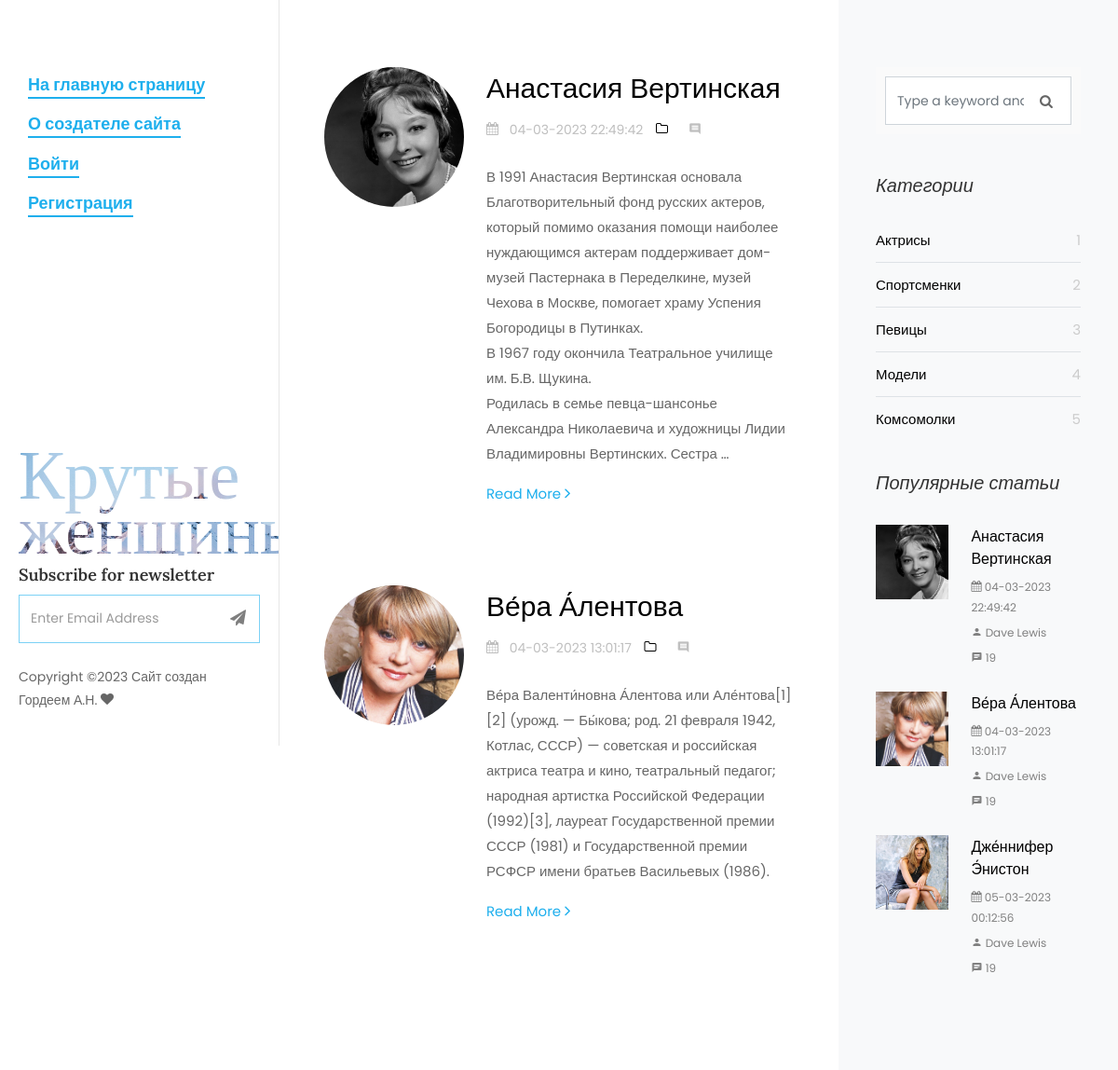
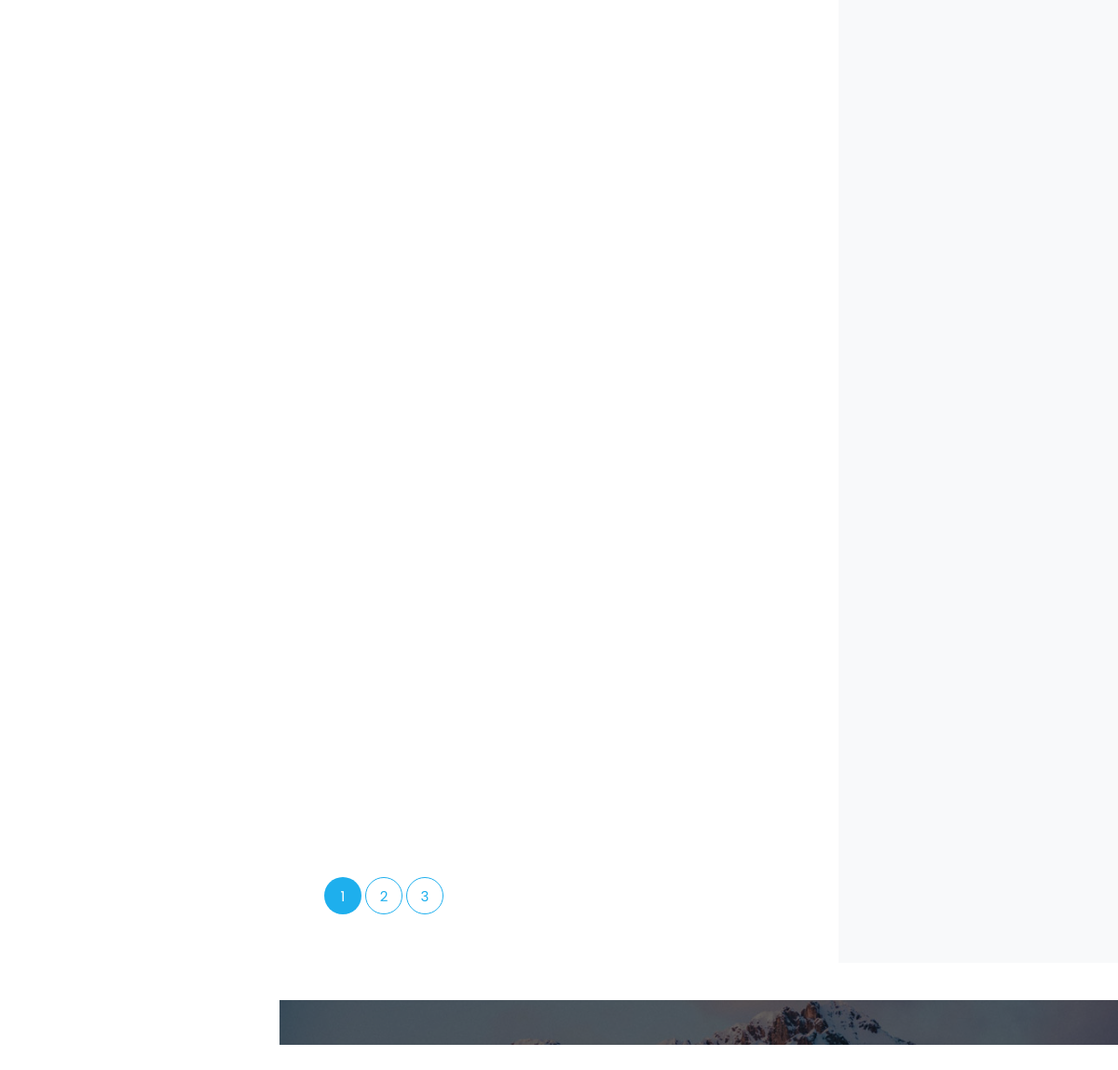
/cats/aktrisy/, run on the app's committed database (2 pictures, top to bottom).
### women/models.py (models this page shows, shortened)
class Women(models.Model):
    objects = None
    title = models.CharField(max_length=255, verbose_name='Заголовок')
    content = models.TextField(blank=True)
    photo = models.ImageField(upload_to="photos/%Y/%m/%d/")
    time_create = models.DateTimeField(auto_now_add=True)
    slug = models.SlugField(max_length=250, unique= True, db_index= True, verbose_name= "URL")
    time_update = models.DateTimeField(auto_now=True)
    is_published = models.BooleanField(default=True)
    cat = models.ForeignKey('Category', on_delete=models.PROTECT, )
    class Meta:
        verbose_name_plural = 'Известные женщины'
        ordering = ('cat', 'title')

class Category(models.Model):
    name = models.CharField(max_length=100, db_index=True)
    slug = models.SlugField(max_length=250, unique=True, db_index=True, verbose_name='URL')
    class Meta:
        verbose_name_plural = 'Категории'
    def get_absolute_url(self):
        return reverse('category', kwargs={'cat_slug': self.slug})

### women/views.py (the view)
# urls.py: path('cats/<slug:cat_slug>/', CategoryListView.as_view(), name='category'),
class CategoryListView(DataMixin, ListView):
    paginate_by = 4
    model = Women
    template_name = 'women/category.html'
    context_object_name = 'posts'
    def get_queryset(self):
        return self.model.objects.filter(cat__slug=self.kwargs['cat_slug'], is_published=True)
    def get_context_data(self):
        context = super(CategoryListView, self).get_context_data()
        context['menu'] = menu
        context['cats'] = Category.objects.all()
        return context

### women/templates/women/category.html (shortened to what this page needs)
{% load static %}
<!DOCTYPE html>
<html lang="en">
  <head>
    <link rel="stylesheet" href="{% static 'css/open-iconic-bootstrap.min.css' %}">
    <link rel="stylesheet" href="{% static 'css/animate.css' %}">
    <link rel="stylesheet" href="{% static 'css/owl.carousel.min.css' %}">
    <link rel="stylesheet" href="{% static 'css/owl.theme.default.min.css' %}">
    <link rel="stylesheet" href="{% static 'css/magnific-popup.css' %}">
    <link rel="stylesheet" href="{% static 'css/aos.css' %}">
    <link rel="stylesheet" href="{% static 'css/ionicons.min.css' %}">
    <link rel="stylesheet" href="{% static 'css/bootstrap-datepicker.css' %}">
    <link rel="stylesheet" href="{% static 'css/jquery.timepicker.css' %}">
    <link rel="stylesheet" href="{%  static 'css/flaticon.css' %}">
    <link rel="stylesheet" href="{% static 'css/icomoon.css' %}">
    <link rel="stylesheet" href="{% static 'css/style.css' %}">
  </head>
  <body>
	{% include 'women/side-header.html' %}
		<div id="colorlib-main">
			<section class="ftco-section ftco-no-pt ftco-no-pb">
	    	<div class="container">
	    		<div class="row d-flex">
	    			<div class="col-xl-8 py-5 px-md-5">
						{% for p in posts %}
	    				<div class="row pt-md-4">
			    			<div class="col-md-12">
									<div class="blog-entry ftco-animate d-md-flex">
										<a href="" class="img img-2"
										   style="background-image: url('{{ p.photo.url }}');"></a>
										<div class="text text-2 pl-md-4">
				              <h3 class="mb-2"><a href="{% url 'post' p.slug %}" > {{ p.title }} </a></h3>
				              <div class="meta-wrap">
												<p class="meta">
				              		<span><i class="icon-calendar mr-2"></i> {{p.time_update|date:'d-m-Y H:i:s' }} </span>
				              		<span><a href="single.html"><i class="icon-folder-o mr-2"></i></a></span>
				              		<span><i class="icon-comment2 mr-2"></i></span>
				              	</p>
			              	</div>
				              <p class="mb-4"> {{ p.content | linebreaks | truncatewords:50 }}</p>
				              <p><a href=" {% url 'post' p.slug %} " class="btn-custom">Read More <span class="ion-ios-arrow-forward"></span></a></p>
				            </div>
									</div>
								</div>
			    		</div>
						{% endfor %}
			    		<div class="row">
			          <div class="col">
			            <div class="block-27">
			              			              <ul>{% if page_obj.has_other_pages  %}
							  {% for p in paginator.page_range %}
							  {%  if page_obj.number == p %}
							  <li class="active"><span> {{ p }}</span></li>
							  	{% else %}
			                <li><a href="?page= {{ p }}">{{ p }}</a></li>
								{% endif %}
							  	{% endfor %}
								{% endif %}
			              </ul>
			            </div>
			          </div>
			        </div>
			    	</div>
	    			<div class="col-xl-4 sidebar ftco-animate bg-light pt-5">
	            			<div class="sidebar-box pt-md-4">
	              						<form action="#" class="search-form">
	                				<div class="form-group">
	                  				<span class="icon icon-search"></span>
	                						  <input type="text" class="form-control" placeholder="Type a keyword and hit enter">
	                </div>
	              </form>
	            </div>
	            <div class="sidebar-box ftco-animate">
	            	<h3 class="sidebar-heading">Категории </h3>
	              <ul class="categories">
					{% for cat in cats %}
	                <li><a href="{{ cat.get_absolute_url  }}"> {{ cat.name }}
						<span> {{ cat.pk }}</span></a></li>
					  {% endfor %}
	              </ul>
	            </div>
	            <div class="sidebar-box ftco-animate">
	              <h3 class="sidebar-heading">Популярные статьи </h3>
					{% for p in posts|slice:":3" %}
	              <div class="block-21 mb-4 d-flex">
	                <a class="blog-img mr-4"  style="background-image: url('{{ p.photo.url }}');"></a>
	                <div class="text">
	                  <h3 class="heading"><a href="#">{{ p.title }}</a></h3>
	                  <div class="meta">
	                    <div><a href="#"><span class="icon-calendar"></span> {{p.time_update|date:'d-m-Y H:i:s' }} </a></div>
	                    <div><a href="#"><span class="icon-person"></span> Dave Lewis</a></div>
	                    <div><a href="#"><span class="icon-chat"></span> 19</a></div>
	                  </div>
	                </div>
	              </div>
					{% endfor %}
	            </div>
	            </div>
							<div class="sidebar-box subs-wrap img py-4" style="background-image: url('../static/images/bg_1.jpg');">
								<div class="overlay"></div>
	            </div>
	          </div>
	    		</div>
	    	</div>
		</div>
  </body>
</html>

### women/static/css/icomoon.css (style rules this page uses)
[class^="icon-"], [class*=" icon-"] { font-family: 'icomoon' !important; speak: none; font-style: normal; font-weight: normal; font-variant: normal; text-transform: none; line-height: 1; -webkit-font-smoothing: antialiased; -moz-osx-font-smoothing: grayscale; }
.icon-search:before { content: "\f002"; }
.icon-calendar:before { content: "\f073"; }
.icon-folder-o:before { content: "\f114"; }
.icon-chat:before { content: "\e0b7"; }
.icon-comment2:before { content: "\e0b9"; }
.icon-person:before { content: "\e7fd"; }

### data on the page
Women: photo (picture), title "Анастасия Вертинская", time_update "04-03-2023 22:49:42", content "В 1991 Анастасия Вертинская основала Благотворительный фонд русских актеров, который помимо оказания помощи наиболее нуждающимся актерам поддерживает дом-музей Пастернака в Переделкине, музей Чехова в Москве, помогает храму Успения Богородицы в Путинках. В 1967 году окончила Театральное училище им. Б.В. Щукина. Родилась в семье певца-шансонье Александра Николаевича и художницы Лидии Владимировны Вертинских. Сестра …"
Women: photo (picture), title "Ве́ра А́лентова", time_update "04-03-2023 13:01:17", content "Ве́ра Валенти́новна А́лентова или Але́нтова[1][2] (урожд. — Бы́кова; род. 21 февраля 1942, Котлас, СССР) — советская и российская актриса театра и кино, театральный педагог; народная артистка Российской Федерации (1992)[3], лауреат Государственной премии СССР (1981) и Государственной премии РСФСР имени братьев Васильевых (1986)."
Category: name "Актрисы", pk "1"
Category: name "Спортсменки", pk "2"
Category: name "Певицы", pk "3"
Category: name "Модели", pk "4"
Category: name "Комсомолки", pk "5"
Women: photo (picture), title "Дже́ннифер Э́нистон", time_update "05-03-2023 00:12:56"

### other printed values
{{ m.title }} "На главную страницу" "О создателе сайта" "Войти" "Регистрация"
{{ p }} "1"
{{ p }} "2" "3"
